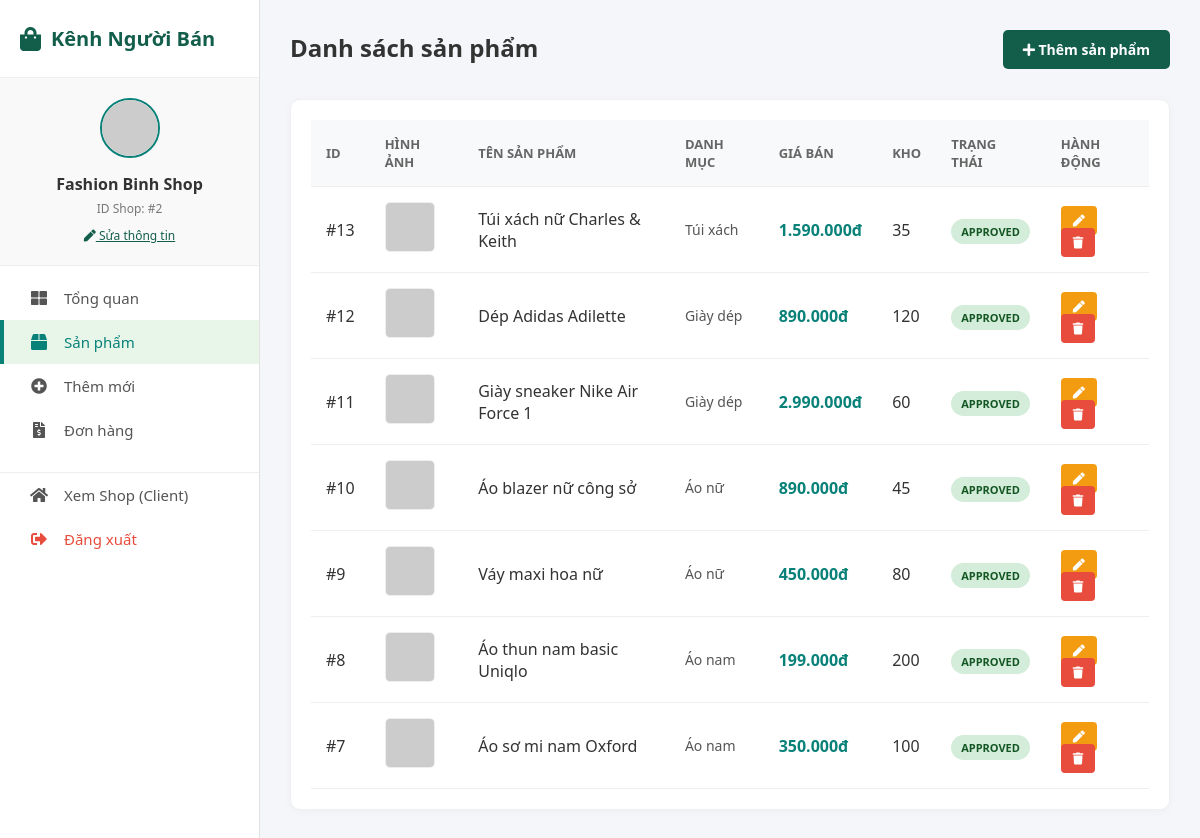
The page /page/SellerPage/ProductPage/products.php (signed in) on the database its author committed.
### tables this page shows
CREATE TABLE `products` (
  `pid` int(11) NOT NULL,
  `sid` int(11) NOT NULL,
  `cid` int(11) DEFAULT NULL,
  `name` varchar(150) NOT NULL,
  `description` text DEFAULT NULL,
  `price` decimal(10,2) NOT NULL,
  `stock` int(11) NOT NULL DEFAULT 0,
  `status` enum('pending','approved','rejected','hidden') NOT NULL DEFAULT 'pending',
  `main_image` varchar(255) DEFAULT NULL
);

CREATE TABLE `categories` (
  `cid` int(11) NOT NULL,
  `name` varchar(100) NOT NULL,
  `parent_id` int(11) DEFAULT NULL
);

### page/SellerPage/ProductPage/products.php (the view, shortened to what this page needs)
<?php
$sid = $_SESSION['shop_id'];
$shop_name = $_SESSION['shop_name'];
$sql = "SELECT p.*, c.name as cat_name
        FROM products p
        LEFT JOIN categories c ON p.cid = c.cid
        WHERE p.sid = $sid
        ORDER BY p.pid DESC";
$result = $conn->query($sql);
?>
<!DOCTYPE html>
<html lang="vi">
<head>
    <link rel="stylesheet" href="https://cdnjs.cloudflare.com/ajax/libs/font-awesome/5.15.4/css/all.min.css" />
</head>
<body>
    <div class="sidebar">
        <div class="sidebar-header"><i class="fas fa-shopping-bag"></i>
            <h2>Kênh Người Bán</h2>
        </div>
        <div class="user-profile">
            <img src="https://ui-avatars.com/api/?name=<?= urlencode($shop_name) ?>&background=088178&color=fff" alt="Shop Logo">
            <h4><?= htmlspecialchars($shop_name) ?></h4>
            <p>ID Shop: #<?= $sid ?></p>
            <button onclick="openShopModal()" class="btn-edit-shop"><i class="fas fa-pen"></i> Sửa thông tin</button>
        </div>
        <ul class="sidebar-menu">
            <li><a href="../dashboard.php"><i class="fas fa-th-large"></i> Tổng quan</a></li>
            <li><a href="products.php" class="active"><i class="fas fa-box"></i> Sản phẩm</a></li>
            <li><a href="add_product.php"><i class="fas fa-plus-circle"></i> Thêm mới</a></li>
            <li><a href="../orders.php"><i class="fas fa-file-invoice-dollar"></i> Đơn hàng</a></li>
            <li style="border-top: 1px solid #eee; margin-top: 20px;">
                <a href="/LaiRaiShop/page/HomePage/homepage.php"><i class="fas fa-home"></i> Xem Shop (Client)</a>
            </li>
            <li>
                <a href="../../HomePage/LoginPage/logout.php" onclick="return confirm('Bạn muốn đăng xuất?');" style="color: #e74c3c;">
                    <i class="fas fa-sign-out-alt"></i> Đăng xuất
                </a>
            </li>
        </ul>
    </div>
    <div class="main-content">
        <div class="page-header">
            <h2>Danh sách sản phẩm</h2>
            <a href="add_product.php" class="btn-add"><i class="fas fa-plus"></i> Thêm sản phẩm</a>
        </div>
        <div class="table-container">
            <table>
                <thead>
                    <tr>
                        <th>ID</th>
                        <th>Hình ảnh</th>
                        <th>Tên sản phẩm</th>
                        <th>Danh mục</th>
                        <th>Giá bán</th>
                        <th>Kho</th>
                        <th>Trạng thái</th>
                        <th>Hành động</th>
                    </tr>
                </thead>
                <tbody>
                    <?php if ($result->num_rows > 0): ?>
                        <?php while ($row = $result->fetch_assoc()): ?>
                            <?php
                            $imgSrc = $row['main_image'];
                            if (empty($imgSrc)) {
                                $displayImg = 'https://via.placeholder.com/50?text=No+Img';
                            } else {
                                $cleanPath = ltrim($imgSrc, '/');
                                if (strpos($cleanPath, 'http') === 0) {
                                    $displayImg = $cleanPath;
                                } else {
                                    if (strpos($imgSrc, '/') !== 0) {
                                        $imgSrc = '/' . $imgSrc;
                                    }
                                    $displayImg = '/LaiRaiShop' . $imgSrc;
                                }
                            }
                            ?>
                            <tr>
                                <td>#<?= $row['pid'] ?></td>
                                <td>
                                    <img src="<?= $displayImg ?>" class="product-img" loading="lazy" onerror="this.src='https://via.placeholder.com/50?text=Error'">
                                </td>
                                <td style="font-weight: 500;">
                                    <?= htmlspecialchars($row['name']) ?>
                                </td>
                                <td style="color: #555; font-size: 14px;">
                                    <?= $row['cat_name'] ?? 'Chưa phân loại' ?>
                                </td>
                                <td style="color: #088178; font-weight: bold;"><?= number_format($row['price'], 0, ',', '.') ?>đ</td>
                                <td><?= $row['stock'] ?></td>
                                <td>
                                    <?php
                                    $st = $row['status'];
                                    $st_label = '';
                                    $st_class = '';
                                    if ($st == 'pending') {
                                        $st_label = 'Pending';
                                        $st_class = 'st-pending';
                                    } elseif ($st == 'approved') {
                                        $st_label = 'Approved';
                                        $st_class = 'st-approved';
                                    } elseif ($st == 'rejected') {
                                        $st_label = 'Rejected';
                                        $st_class = 'st-rejected';
                                    } else {
                                        $st_label = 'Hidden';
                                        $st_class = 'st-hidden';
                                    }
                                    ?>
                                    <span class="badge <?= $st_class ?>"><?= $st_label ?></span>
                                </td>
                                <td>
                                    <a href="edit_product.php?id=<?= $row['pid'] ?>" class="btn-action btn-edit"><i class="fas fa-pen"></i></a>
                                    <a href="delete_product.php?id=<?= $row['pid'] ?>" class="btn-action btn-delete" onclick="return confirm('Xóa sản phẩm này?');"><i class="fas fa-trash"></i></a>
                                </td>
                            </tr>
                        <?php endwhile; ?>
                    <?php else: ?>
                        <tr>
                            <td colspan="8" style="text-align: center; padding: 30px;">Chưa có sản phẩm nào.</td>
                        </tr>
                    <?php endif; ?>
                </tbody>
            </table>
        </div>
    </div>
</body>
</html>

### page/SellerPage/ProductPage/products.php (style rules this page uses)
* { margin: 0; padding: 0; box-sizing: border-box; font-family: 'Segoe UI', sans-serif; }
body { display: flex; min-height: 100vh; background-color: #f4f6f9; color: #333; }
a { text-decoration: none; }
.sidebar { width: 260px; background: #fff; border-right: 1px solid #e1e1e1; position: fixed; height: 100%; top: 0; left: 0; z-index: 100; }
.sidebar-header { padding: 25px 20px; border-bottom: 1px solid #f0f0f0; display: flex; align-items: center; gap: 10px; }
.sidebar-header i { font-size: 24px; color: #135E4B; }
.sidebar-header h2 { font-size: 20px; color: #135E4B; font-weight: 700; }
.user-profile { padding: 20px; text-align: center; background: #f9f9f9; border-bottom: 1px solid #eee; }
.user-profile img { width: 60px; height: 60px; border-radius: 50%; object-fit: cover; margin-bottom: 10px; border: 2px solid #088178; }
.user-profile h4 { font-size: 16px; margin-bottom: 5px; }
.user-profile p { font-size: 12px; color: #777; }
.sidebar-menu { list-style: none; padding: 10px 0; flex: 1; }
.sidebar-menu li a { display: flex; align-items: center; padding: 12px 25px; color: #555; font-weight: 500; transition: 0.3s; font-size: 15px; border-left: 4px solid transparent; }
.sidebar-menu li a:hover, .sidebar-menu li a.active { background-color: #e8f6ea; color: #088178; border-left-color: #088178; }
.sidebar-menu li a i { margin-right: 15px; width: 20px; text-align: center; font-size: 16px; }
.main-content { flex: 1; margin-left: 260px; padding: 30px; }
.page-header { display: flex; justify-content: space-between; align-items: center; margin-bottom: 30px; }
.page-header h2 { font-size: 24px; color: #333; margin-bottom: 5px; font-weight: 600; }
.btn-add { background: #135E4B; color: white; padding: 10px 20px; border-radius: 5px; font-weight: bold; cursor: pointer; border: none; font-size: 14px; text-decoration: none; display: inline-block; }
.table-container { background: white; padding: 20px; border-radius: 10px; box-shadow: 0 2px 10px rgba(0, 0, 0, 0.03); border: 1px solid #f0f0f0; }
table { width: 100%; border-collapse: collapse; }
th, td { padding: 15px; text-align: left; border-bottom: 1px solid #eee; vertical-align: middle; }
th { background: #f8f9fa; color: #666; font-size: 13px; text-transform: uppercase; font-weight: 600; }
.product-img { width: 50px; height: 50px; object-fit: cover; border-radius: 5px; border: 1px solid #eee; }
.btn-action { padding: 6px 12px; border-radius: 4px; color: white; font-size: 12px; margin-right: 5px; transition: 0.2s; }
.btn-edit { background: #f39c12; }
.btn-delete { background: #e74c3c; }
.badge { padding: 5px 10px; border-radius: 20px; font-size: 11px; font-weight: 700; text-transform: uppercase; }
.st-approved { background: #d4edda; color: #155724; }
.btn-edit-shop { margin-top: 10px; font-size: 12px; color: #135E4B; cursor: pointer; text-decoration: underline; border: none; background: none; }

### rows shown on the page
products: pid "13", name "Túi xách nữ Charles & Keith", cid.name "Túi xách", price "1.590.000", stock "35", status "APPROVED"
products: pid "12", name "Dép Adidas Adilette", cid.name "Giày dép", price "890.000", stock "120", status "APPROVED"
products: pid "11", name "Giày sneaker Nike Air Force 1", cid.name "Giày dép", price "2.990.000", stock "60", status "APPROVED"
products: pid "10", name "Áo blazer nữ công sở", cid.name "Áo nữ", price "890.000", stock "45", status "APPROVED"
products: pid "9", name "Váy maxi hoa nữ", cid.name "Áo nữ", price "450.000", stock "80", status "APPROVED"
products: pid "8", name "Áo thun nam basic Uniqlo", cid.name "Áo nam", price "199.000", stock "200", status "APPROVED"
products: pid "7", name "Áo sơ mi nam Oxford", cid.name "Áo nam", price "350.000", stock "100", status "APPROVED"

### other values the page prints
$shop_name "Fashion Binh Shop"
$sid "2"
